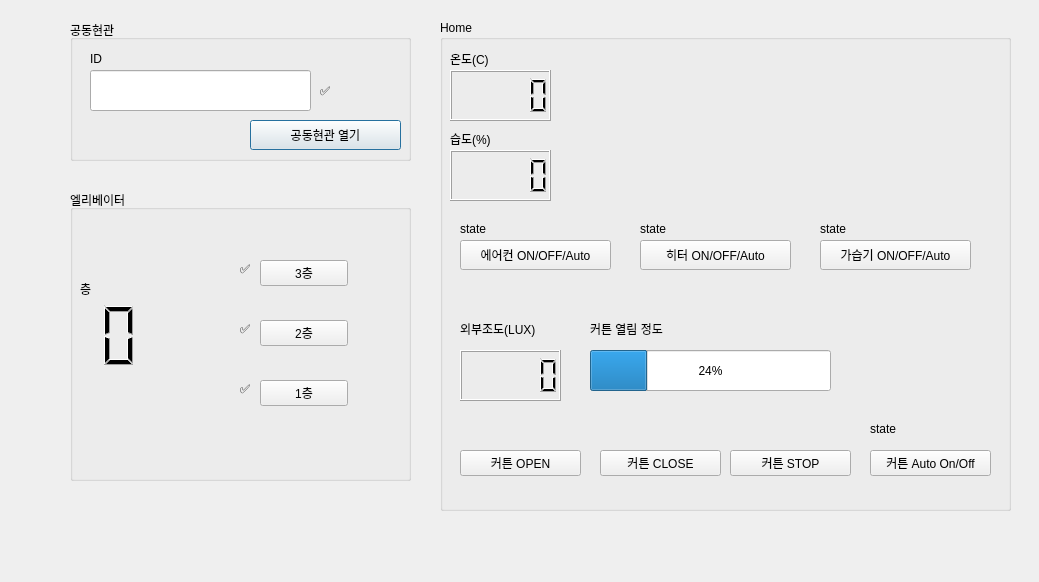
<?xml version="1.0" encoding="UTF-8"?>
<ui version="4.0">
 <class>Dialog</class>
 <widget class="QDialog" name="Dialog">
  <property name="geometry">
   <rect>
    <x>0</x>
    <y>0</y>
    <width>1039</width>
    <height>582</height>
   </rect>
  </property>
  <property name="windowTitle">
   <string>Dialog</string>
  </property>
  <widget class="QGroupBox" name="groupBox_e">
   <property name="geometry">
    <rect>
     <x>70</x>
     <y>20</y>
     <width>341</width>
     <height>141</height>
    </rect>
   </property>
   <property name="title">
    <string>공동현관</string>
   </property>
   <widget class="QLineEdit" name="le_e_id">
    <property name="geometry">
     <rect>
      <x>20</x>
      <y>50</y>
      <width>221</width>
      <height>41</height>
     </rect>
    </property>
    <property name="readOnly">
     <bool>true</bool>
    </property>
   </widget>
   <widget class="QLabel" name="label_e_id">
    <property name="geometry">
     <rect>
      <x>20</x>
      <y>30</y>
      <width>66</width>
      <height>18</height>
     </rect>
    </property>
    <property name="text">
     <string>ID</string>
    </property>
   </widget>
   <widget class="QLabel" name="label_e_approv">
    <property name="geometry">
     <rect>
      <x>250</x>
      <y>50</y>
      <width>61</width>
      <height>41</height>
     </rect>
    </property>
    <property name="text">
     <string>✅</string>
    </property>
   </widget>
   <widget class="QPushButton" name="pushButton_e">
    <property name="geometry">
     <rect>
      <x>180</x>
      <y>100</y>
      <width>151</width>
      <height>30</height>
     </rect>
    </property>
    <property name="text">
     <string>공동현관 열기</string>
    </property>
   </widget>
  </widget>
  <widget class="QGroupBox" name="groupBox_ele">
   <property name="geometry">
    <rect>
     <x>70</x>
     <y>190</y>
     <width>341</width>
     <height>291</height>
    </rect>
   </property>
   <property name="title">
    <string>엘리베이터</string>
   </property>
   <widget class="QLCDNumber" name="lcdNumber_floor">
    <property name="geometry">
     <rect>
      <x>-110</x>
      <y>100</y>
      <width>181</width>
      <height>91</height>
     </rect>
    </property>
    <property name="frameShadow">
     <enum>QFrame::Raised</enum>
    </property>
    <property name="lineWidth">
     <number>-1</number>
    </property>
   </widget>
   <widget class="QLabel" name="label">
    <property name="geometry">
     <rect>
      <x>10</x>
      <y>90</y>
      <width>66</width>
      <height>18</height>
     </rect>
    </property>
    <property name="text">
     <string>층</string>
    </property>
   </widget>
   <widget class="QPushButton" name="pushButton_1f">
    <property name="geometry">
     <rect>
      <x>190</x>
      <y>190</y>
      <width>88</width>
      <height>26</height>
     </rect>
    </property>
    <property name="text">
     <string>1층</string>
    </property>
   </widget>
   <widget class="QPushButton" name="pushButton_2f">
    <property name="geometry">
     <rect>
      <x>190</x>
      <y>130</y>
      <width>88</width>
      <height>26</height>
     </rect>
    </property>
    <property name="text">
     <string>2층</string>
    </property>
   </widget>
   <widget class="QPushButton" name="pushButton_3f">
    <property name="geometry">
     <rect>
      <x>190</x>
      <y>70</y>
      <width>88</width>
      <height>26</height>
     </rect>
    </property>
    <property name="text">
     <string>3층</string>
    </property>
   </widget>
   <widget class="QLabel" name="label_ele_3f">
    <property name="geometry">
     <rect>
      <x>170</x>
      <y>70</y>
      <width>16</width>
      <height>18</height>
     </rect>
    </property>
    <property name="text">
     <string>✅</string>
    </property>
   </widget>
   <widget class="QLabel" name="label_ele_2f">
    <property name="geometry">
     <rect>
      <x>170</x>
      <y>130</y>
      <width>16</width>
      <height>18</height>
     </rect>
    </property>
    <property name="text">
     <string>✅</string>
    </property>
   </widget>
   <widget class="QLabel" name="label_ele_1f">
    <property name="geometry">
     <rect>
      <x>170</x>
      <y>190</y>
      <width>16</width>
      <height>18</height>
     </rect>
    </property>
    <property name="text">
     <string>✅</string>
    </property>
   </widget>
  </widget>
  <widget class="QGroupBox" name="groupBox_home">
   <property name="geometry">
    <rect>
     <x>440</x>
     <y>20</y>
     <width>571</width>
     <height>491</height>
    </rect>
   </property>
   <property name="title">
    <string>Home</string>
   </property>
   <widget class="QWidget" name="widget_graph" native="true">
    <property name="geometry">
     <rect>
      <x>129</x>
      <y>50</y>
      <width>371</width>
      <height>141</height>
     </rect>
    </property>
   </widget>
   <widget class="QLCDNumber" name="lcdNumber_temp">
    <property name="geometry">
     <rect>
      <x>10</x>
      <y>50</y>
      <width>101</width>
      <height>51</height>
     </rect>
    </property>
   </widget>
   <widget class="QLCDNumber" name="lcdNumber_hu">
    <property name="geometry">
     <rect>
      <x>10</x>
      <y>130</y>
      <width>101</width>
      <height>51</height>
     </rect>
    </property>
   </widget>
   <widget class="QLabel" name="label_2">
    <property name="geometry">
     <rect>
      <x>10</x>
      <y>30</y>
      <width>66</width>
      <height>18</height>
     </rect>
    </property>
    <property name="text">
     <string>온도(C)</string>
    </property>
   </widget>
   <widget class="QLabel" name="label_3">
    <property name="geometry">
     <rect>
      <x>10</x>
      <y>110</y>
      <width>66</width>
      <height>18</height>
     </rect>
    </property>
    <property name="text">
     <string>습도(%)</string>
    </property>
   </widget>
   <widget class="QLCDNumber" name="lcdNumber_lux">
    <property name="geometry">
     <rect>
      <x>20</x>
      <y>330</y>
      <width>101</width>
      <height>51</height>
     </rect>
    </property>
   </widget>
   <widget class="QLabel" name="label_4">
    <property name="geometry">
     <rect>
      <x>20</x>
      <y>300</y>
      <width>101</width>
      <height>18</height>
     </rect>
    </property>
    <property name="text">
     <string>외부조도(LUX)</string>
    </property>
   </widget>
   <widget class="QPushButton" name="pushButton_curOpen">
    <property name="geometry">
     <rect>
      <x>20</x>
      <y>430</y>
      <width>121</width>
      <height>26</height>
     </rect>
    </property>
    <property name="text">
     <string>커튼 OPEN</string>
    </property>
   </widget>
   <widget class="QPushButton" name="pushButton_curClose">
    <property name="geometry">
     <rect>
      <x>160</x>
      <y>430</y>
      <width>121</width>
      <height>26</height>
     </rect>
    </property>
    <property name="text">
     <string>커튼 CLOSE</string>
    </property>
   </widget>
   <widget class="QPushButton" name="pushButton_curStop">
    <property name="geometry">
     <rect>
      <x>290</x>
      <y>430</y>
      <width>121</width>
      <height>26</height>
     </rect>
    </property>
    <property name="text">
     <string>커튼 STOP</string>
    </property>
   </widget>
   <widget class="QProgressBar" name="progressBar_cur">
    <property name="geometry">
     <rect>
      <x>150</x>
      <y>330</y>
      <width>241</width>
      <height>41</height>
     </rect>
    </property>
    <property name="value">
     <number>24</number>
    </property>
   </widget>
   <widget class="QLabel" name="label_5">
    <property name="geometry">
     <rect>
      <x>150</x>
      <y>300</y>
      <width>101</width>
      <height>18</height>
     </rect>
    </property>
    <property name="text">
     <string>커튼 열림 정도</string>
    </property>
   </widget>
   <widget class="QLabel" name="label_airState">
    <property name="geometry">
     <rect>
      <x>20</x>
      <y>200</y>
      <width>151</width>
      <height>18</height>
     </rect>
    </property>
    <property name="text">
     <string>state</string>
    </property>
   </widget>
   <widget class="QLabel" name="label_heatState">
    <property name="geometry">
     <rect>
      <x>200</x>
      <y>200</y>
      <width>151</width>
      <height>18</height>
     </rect>
    </property>
    <property name="text">
     <string>state</string>
    </property>
   </widget>
   <widget class="QLabel" name="label_humiState">
    <property name="geometry">
     <rect>
      <x>380</x>
      <y>200</y>
      <width>151</width>
      <height>18</height>
     </rect>
    </property>
    <property name="text">
     <string>state</string>
    </property>
   </widget>
   <widget class="QPushButton" name="pushButton_curAuto">
    <property name="geometry">
     <rect>
      <x>430</x>
      <y>430</y>
      <width>121</width>
      <height>26</height>
     </rect>
    </property>
    <property name="text">
     <string>커튼 Auto On/Off</string>
    </property>
   </widget>
   <widget class="QLabel" name="label_curState">
    <property name="geometry">
     <rect>
      <x>430</x>
      <y>400</y>
      <width>66</width>
      <height>18</height>
     </rect>
    </property>
    <property name="text">
     <string>state</string>
    </property>
   </widget>
   <widget class="QPushButton" name="pushButton_heat">
    <property name="geometry">
     <rect>
      <x>200</x>
      <y>220</y>
      <width>151</width>
      <height>30</height>
     </rect>
    </property>
    <property name="text">
     <string>히터 ON/OFF/Auto</string>
    </property>
   </widget>
   <widget class="QPushButton" name="pushButton_air">
    <property name="geometry">
     <rect>
      <x>20</x>
      <y>220</y>
      <width>151</width>
      <height>30</height>
     </rect>
    </property>
    <property name="text">
     <string>에어컨 ON/OFF/Auto</string>
    </property>
   </widget>
   <widget class="QPushButton" name="pushButton_humi">
    <property name="geometry">
     <rect>
      <x>380</x>
      <y>220</y>
      <width>151</width>
      <height>30</height>
     </rect>
    </property>
    <property name="text">
     <string>가습기 ON/OFF/Auto</string>
    </property>
   </widget>
  </widget>
 </widget>
 <resources/>
 <connections/>
</ui>
